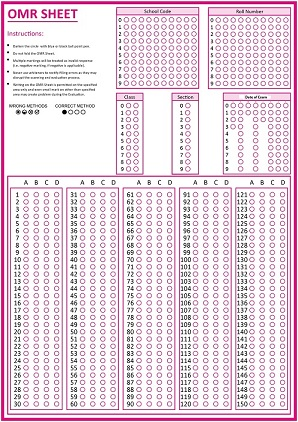
#> input picture images/omr_template_default.jpg, 298 x 422 px
$ python -i omrServiceTemplate1.py   (imports and definitions only)
#> lines starting #> are read from the running program, lines starting #| are printed output that depends on the picture; after the words box and inside, x2 and y2 are one past the last pixel; in counts of white or black regions, pixels touching at a corner belong together
### src/cornerFeatures.py
class cornerFeatures:

    def getRollNumberCorners():
        return (0.02365389, 0.2203365389, 0.71390579, 0.986430979)

    def getSchoolCodeCorners():
        return (0.02365389, 0.2203365389, 0.40390579, 0.676430979)

    def getClassCorners():
        return (0.23154791, 0.4028421600, 0.41503809, 0.474253960)

    def getSectionCorners():
        return (0.23154791, 0.4028421600, 0.60703809, 0.644253960)

    def getDateOfExamCorners():
        return (0.02365389, 0.2203365389, 0.71390579, 0.986430979)

### src/omrServiceTemplate1.py
import logging as logger
import numpy as np
import cv2
import imutils
from imutils.perspective import four_point_transform
import warnings
import math
from imutils import contours
import sys
import names

from .cornerFeatures import cornerFeatures
from .commonConstants import *

# [1 line not run here, left out]


class omrServiceTemplate1:

    def getGrayImage(self, imagePath):
#> called with imagePath = '../images/omr_template_default.jpg'
        print(imagePath)
        # load the image and compute the ratio of the old height to the new height, clone it, and resize it
        image = cv2.imread(imagePath)
#> image is the input picture: shape (422, 298, 3); mean B, G, R 224.8, 214, 230.5
        orig = image.copy()
        # convert the image to grayscale, blur it, and find edges in the image
        gray = cv2.cvtColor(src=image, code=cv2.COLOR_BGR2GRAY)
        gray = cv2.GaussianBlur(src=gray, ksize=KSIZE_GAUBLUR, sigmaX=SIGMAX_GAUBLUR, sigmaY=SIGMAY_GAUBLUR)
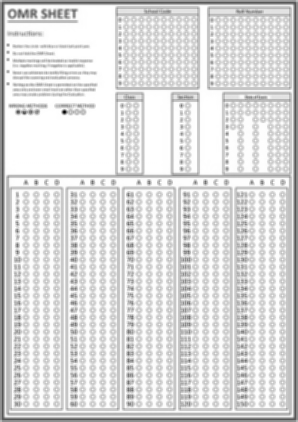
#> gray: shape (422, 298); min 1, max 255, mean 219.6
        return gray

    def cannyFilter(self, grayImage):
        return cv2.Canny(image=grayImage, threshold1=THRESHOLD1_CANNY, threshold2=THRESHOLD2_CANNY,
                         L2gradient=True, apertureSize=APERTURESIZE_CANNY)
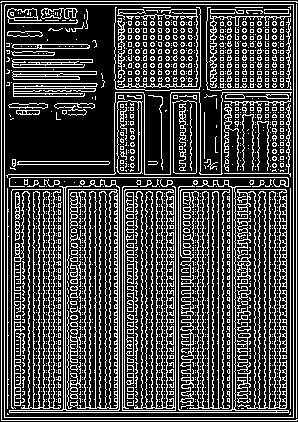
#> returned value: shape (422, 298); 27.3% white in thin lines or dots

    def getDistinctContours(self, imageMatrix, maxContours=2):
#> called with maxContours = 1
        cnts = cv2.findContours(image=imageMatrix.copy(), mode=cv2.RETR_LIST, method=cv2.CHAIN_APPROX_SIMPLE)
#> cnts = 2270 contours, 2086 with area under 20; largest, box (x1, y1, x2, y2) and area: (4, 4, 294, 418) 119356, (4, 4, 294, 418) 119354, (122, 186, 176, 411) 9452, (122, 189, 176, 411) 6820, (237, 189, 287, 409) 5686
        cnts = imutils.grab_contours(cnts)
        cnts = sorted(cnts, key=cv2.contourArea, reverse=True)
        screenCnt = []
        # loop over the contours
        for idx, cnt in enumerate(cnts):
            # approximate the contour
            peri = cv2.arcLength(cnt, True)
            approx = cv2.approxPolyDP(curve=cnt, epsilon=0.02*peri, closed=True)
            # if our approximated contour has four points, then we can assume that we have found our screen
            if len(screenCnt) > maxContours*10:
                break
            elif len(approx) == 4:
                if idx == 0:
                    screenCnt.append(approx)
                else:
                    screenCnt.append(approx)
#> this loop made 97 passes
#> (peri, approx) on passes 1, 2, 4, 5, 8, 9, 10, 12, 14, 15, 16, 18: (1403.4, [[5, 4], [4, 417], [293, 417], [293, 4]]), (1401.1, [[6, 4], [293, 5], [292, 417], [4, 416]]), (2139.5, [[126, 189], [173, 191], [174, 410], [122, 409]]), (974.5, [[237, 189], [237, 405], [285, 408], [286, 190]]), (2801.6, [[12, 189], [59, 408]]), (2398.5, [[181, 189], [228, 408]]), (202.2, [[118, 101], [117, 171], [142, 173], [142, 101]]), (190.7, [[172, 102], [173, 172], [195, 173], [196, 102]]), (593.7, [[112, 191], [115, 408]]), (492.4, [[102, 191], [104, 408]]), (504, [[261, 191], [263, 408]]), (512.3, [[148, 191], [150, 408]])
#> peri on passes 3, 6, 7, 11, 13, 17: 1539, 2304.4, 1538.2, 331.8, 187.6, 3129.3
#> after the loop, screenCnt = 11 contours; largest, box (x1, y1, x2, y2) and area: (4, 4, 294, 418) 119150, (4, 4, 294, 418) 118452, (122, 189, 175, 411) 10868, (237, 189, 287, 409) 10526, (117, 101, 143, 174) 1740
        total = [cv2.contourArea(cnt) for cnt in screenCnt]
#> total = [119150.5, 118451.5, 10867.5, 10525.5, 1740, 1621.5, 182, 137, 81, 200, 20]
        norm_list = [float(i)/sum([i for i in total]) for i in [i for i in total]]
#> norm_list = [0.453, 0.45, 0.0413, 0.04, 0.00662, 0.00617, 0.000692, 0.000521, 0.000308, 0.000761, 7.61e-05]
        newScreenCnt = []
        for idx, norm in enumerate(norm_list):
            if idx == 0:
                newScreenCnt.append(screenCnt[idx])
            elif norm > max(norm_list)*0.90:
                pass
            else:
                newScreenCnt.append(screenCnt[idx])
#> this loop made 11 passes
#> norm on passes 1 to 11: 0.453, 0.45, 0.0413, 0.04, 0.00662, 0.00617, 0.000692, 0.000521, 0.000308, 0.000761, 7.61e-05
#> after the loop, newScreenCnt = 10 contours; largest, box (x1, y1, x2, y2) and area: (4, 4, 294, 418) 119150, (122, 189, 175, 411) 10868, (237, 189, 287, 409) 10526, (117, 101, 143, 174) 1740, (172, 102, 197, 174) 1622
        return newScreenCnt[:maxContours]

    def getNContours(self, grayImage, maxContours):
        edged = self.cannyFilter(grayImage=grayImage)
        # find the contours in the edged image, keeping only the largest ones, and initialize the screen contour
        screenCnt = self.getDistinctContours(imageMatrix=edged, maxContours=maxContours)
#> screenCnt = [[[5, 4], [4, 417], [293, 417], [293, 4]]]
        return screenCnt

    def findOuterBoundary(self, grayImage):
        return self.getNContours(grayImage, maxContours=1)[0]


    # [5 lines left out: function getQASectionFromImage, not called in this run]

    def getFourPointTransform(self, image, pts):
        return four_point_transform(image=image, pts=pts.reshape(4, 2))
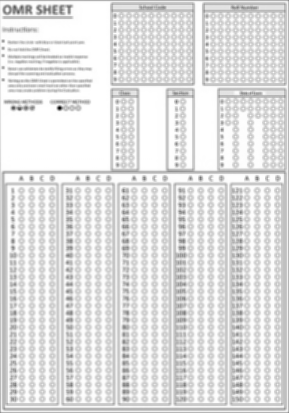
#> returned value: shape (413, 289); min 8, max 255, mean 224.2

    # [80 lines left out: functions findContoursFromQASection, findMarkedCircles, not called in this run]

    def concatenate_list_data(self, list):
        result = ''
        for element in list:
            result += str(element)
        return result

    def findSchoolCode(self, grayImage, totalRowColumn=100):
        warped = self.getFourPointTransform(image=grayImage, pts=self.findOuterBoundary(grayImage))
        getCorners = cornerFeatures.getSchoolCodeCorners()
        x1, x2 = (int(getCorners[0]*warped.shape[0])), (int(getCorners[1]*warped.shape[0]))
        y1, y2 = (int(getCorners[2]*warped.shape[1])), (int(getCorners[3]*warped.shape[1]))
        warped = warped[x1:x2, y1:y2]
        return self.findInformationBlock(warped, totalRowColumn)

    def findRollNumber(self, grayImage, totalRowColumn=100):
        warped = self.getFourPointTransform(image=grayImage, pts=self.findOuterBoundary(grayImage))
        getCorners = cornerFeatures.getRollNumberCorners()
        x1, x2 = (int(getCorners[0]*warped.shape[0])), (int(getCorners[1]*warped.shape[0]))
#> x1 = 9; x2 = 90
        y1, y2 = (int(getCorners[2]*warped.shape[1])), (int(getCorners[3]*warped.shape[1]))
#> y1 = 206; y2 = 285
        warped = warped[x1:x2, y1:y2]
        return self.findInformationBlock(warped, totalRowColumn)

    # [15 lines left out: functions findClass, findSection, not called in this run]


    def findInformationBlock(self, warped, totalRowColumn):
#> called with totalRowColumn = 100
        warped = cv2.adaptiveThreshold(warped, 255, cv2.ADAPTIVE_THRESH_GAUSSIAN_C, cv2.THRESH_BINARY_INV, 11, 2)
#> warped: shape (81, 79); 53.9% white; black in thin lines or dots
        warped = cv2.rotate(warped, cv2.ROTATE_90_CLOCKWISE)
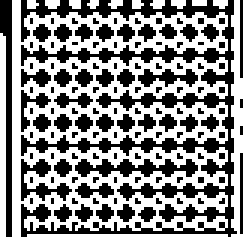
#> warped: shape (79, 81) (shown 3 times larger); 53.9% white; black in thin lines or dots
        warped = cv2.threshold(warped, 0, 255, cv2.THRESH_BINARY_INV | cv2.THRESH_OTSU)[1]
#> warped: shape (79, 81); 46.1% white in thin lines or dots

        cnts = cv2.findContours(warped.copy(), cv2.RETR_CCOMP, cv2.CHAIN_APPROX_TC89_L1)
#> cnts = 131 contours, 122 with area under 20; largest, box (x1, y1, x2, y2) and area: (7, 0, 79, 79) 915, (25, 53, 66, 59) 83, (0, 0, 4, 79) 67, (7, 53, 24, 67) 58, (46, 23, 66, 29) 41
        cnts = imutils.grab_contours(cnts)
        print(f'Total contours in the Block: {len(cnts)}')
#| Total contours in the Block: 131
        questionCnts = []
        for c in cnts:
            # compute the bounding box of the contour, then use the bounding box to derive the aspect ratio
            (x, y, w, h) = cv2.boundingRect(c)
            ar = w / float(h)
            # in order to label the contour as a question, region should be sufficiently wide, sufficiently tall, and
            # have an aspect ratio approximately equal to 1
            if MAX_WIDTH >= w >= MIN_WIDTH and MAX_HEIGHT >= h >= MIN_HEIGHT and ar >= MIN_ASP_RATIO_CONTR and ar <= MAX_ASP_RATIO_CONTR:
                questionCnts.append(c)
#> this loop made 131 passes
#> (x, y, w, h, ar) on passes 6 to 17: (73, 67, 1, 1, 1), (67, 67, 1, 1, 1), (60, 67, 1, 1, 1), (53, 67, 1, 1, 1), (46, 67, 1, 1, 1), (38, 67, 1, 1, 1), (32, 67, 1, 1, 1), (25, 67, 1, 1, 1), (17, 67, 1, 1, 1), (10, 67, 1, 1, 1), (25, 61, 13, 5, 2.6), (74, 59, 1, 1, 1)
#> (c, x, y, w, h, ar) on passes 1, 2, 3, 4, 5, 28: ([[48, 69], [46, 71], [49, 73], [50, 69]], 46, 69, 5, 5, 1), ([[41, 68], [39, 70], [42, 73], [44, 70]], 39, 68, 6, 6, 1), ([[34, 68], [32, 70], [35, 73], [37, 70]], 32, 68, 6, 6, 1), ([[27, 68], [25, 70], [28, 73], [29, 69]], 25, 68, 5, 6, 0.833), ([[21, 68], [18, 70], [21, 73], [23, 70]], 18, 68, 6, 6, 1), ([[18, 56], [21, 58], [23, 55], [21, 53]], 18, 53, 6, 6, 1)
#> after the loop, questionCnts = 2 contours; box (x1, y1, x2, y2) and area: (7, 53, 24, 67) 58, (7, 30, 17, 44) 24
        print(f'Total relevance contours in the Block: {len(questionCnts)}', file=sys.stderr)
        questionCnts = contours.sort_contours(questionCnts[:totalRowColumn], method=TOP_TO_BOTTOM)[0]
        response_key = []

        for (q, i) in enumerate(np.arange(0, len(questionCnts), 10)):
            cnts = contours.sort_contours(questionCnts[i:i + 10])[0]
            bubbled = NONE
            total = []
            # loop over the sorted contours
            for (j, c) in enumerate(cnts):
                mask = np.zeros(warped.shape, dtype="uint8")
                cv2.drawContours(mask, [c], -1, (255, 0, 0), -1)
                # apply the mask to the thresholded image, then count the number of non-zero pixels in the bubble area
                mask = cv2.bitwise_and(warped, warped, mask=mask)
                total.append((cv2.countNonZero(mask), j))

            norm_list1 = [float(i)/sum([i[0] for i in total]) for i in [i[0] for i in total]]
            print(f'Block {q}: {[i[0] for i in total]}-----------{norm_list1}', file=sys.stderr)
            if min(norm_list1) <= THRS_1_MARKED_AMONG_10:
                bubbled = total[norm_list1.index(min(norm_list1))]
                response_key.append({str(q): (9 - bubbled[1])})
            else:
                bubbled = (NONE, -1)
#> this loop made 1 pass
#> (q, i, norm_list1) on pass 1: (0, 0, [0.326, 0.674])
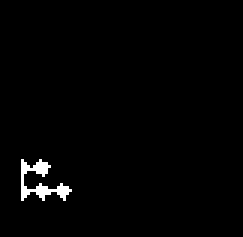
#> mask: shape (79, 81) (shown 3 times larger); 1.4% white in thin lines or dots, all inside (x1, y1, x2, y2) = (7, 53, 24, 67)
#> after the loop, response_key = []

        if -1 in [list(i.values())[0] for i in response_key]:
            return BLOCK_PARSING_ERR_MSG, 500
        else:
            return self.concatenate_list_data([list(i.values())[0] for i in response_key])

    # [30 lines left out: function processOMR, not called in this run]

    def otherDetailsOfStudent(self, imagePath):
        gray = self.getGrayImage(imagePath=imagePath)
        rollNumber = self.findRollNumber(grayImage=gray)
#> rollNumber = ''
        schoolCode = self.findSchoolCode(grayImage=gray)
#> the loop in getDistinctContours (call 2), `for idx, cnt in enumerate(cnts):` made 97 passes
#> peri on passes 3, 6, 7, 11, 13, 17, 27, 30, 35, 38, 42, 44: 1539, 2304.4, 1538.2, 331.8, 187.6, 3129.3, 227.6, 246.8, 125.8, 92.43, 80.38, 78.04
#> the loop in getDistinctContours (call 2), `for idx, norm in enumerate(norm_list):` made 11 passes
#> in findSchoolCode, `x1, x2 = (int(getCorners[0]*warped.shape[0])), (int(getCorners[1]*warp..`: x1 = 9; x2 = 90
#> in findSchoolCode, `y1, y2 = (int(getCorners[2]*warped.shape[1])), (int(getCorners[3]*warp..`: y1 = 116; y2 = 195
#> call 2 of findInformationBlock, with totalRowColumn = 100
#> in findInformationBlock (call 2), `warped = cv2.adaptiveThreshold(warped, 255, cv2.ADAPTIVE_THRESH_GAUSSI..`:
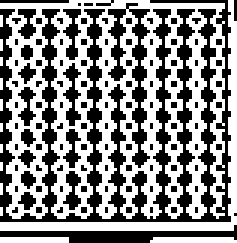
#> warped: shape (81, 79) (shown 3 times larger); 54% white; black in thin lines or dots
#> in findInformationBlock (call 2), `warped = cv2.rotate(warped, cv2.ROTATE_90_CLOCKWISE)`:
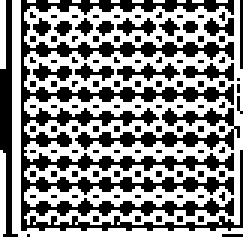
#> warped: shape (79, 81) (shown 3 times larger); 54% white; black in thin lines or dots
#> in findInformationBlock (call 2), `warped = cv2.threshold(warped, 0, 255, cv2.THRESH_BINARY_INV | cv2.THR..`: warped: shape (79, 81); 46% white in thin lines or dots
#> in findInformationBlock (call 2), `cnts = cv2.findContours(warped.copy(), cv2.RETR_CCOMP, cv2.CHAIN_APPRO..`: cnts = 120 contours, 111 with area under 20; largest, box (x1, y1, x2, y2) and area: (7, 0, 81, 77) 1184, (25, 36, 80, 50) 184, (0, 0, 6, 79) 136, (39, 21, 60, 27) 43, (62, 21, 78, 27) 32
#| Total contours in the Block: 120
#> the loop in findInformationBlock (call 2), `for c in cnts:` made 120 passes
#> (x, y, w, h, ar) on passes 2 to 13: (9, 78, 1, 1, 1), (67, 72, 1, 1, 1), (60, 72, 1, 1, 1), (53, 72, 1, 1, 1), (46, 72, 1, 1, 1), (32, 72, 1, 1, 1), (67, 65, 1, 1, 1), (60, 65, 1, 1, 1), (53, 65, 1, 1, 1), (46, 65, 1, 1, 1), (39, 65, 1, 1, 1), (32, 65, 1, 1, 1)
#> c on passes 38 to 43: [[74, 42]], [[67, 42]], [[60, 42]], [[53, 42]], [[46, 42]], [[39, 42]]
        classs = self.findClass(grayImage=gray)
        section = self.findSection(grayImage=gray)
        studentName = names.get_full_name()
        print(f'----->>>>Roll no is....................:{rollNumber}', file=sys.stderr)
        print(f'----->>>>School Code no is.............:{schoolCode}', file=sys.stderr)
        print(f'----->>>>Class no is...................:{classs}', file=sys.stderr)
        print(f'----->>>>Section no is.................:{section}', file=sys.stderr)
        return rollNumber, schoolCode, studentName, classs, section

#> (the run stopped early here; a loop or call above may not have finished)
